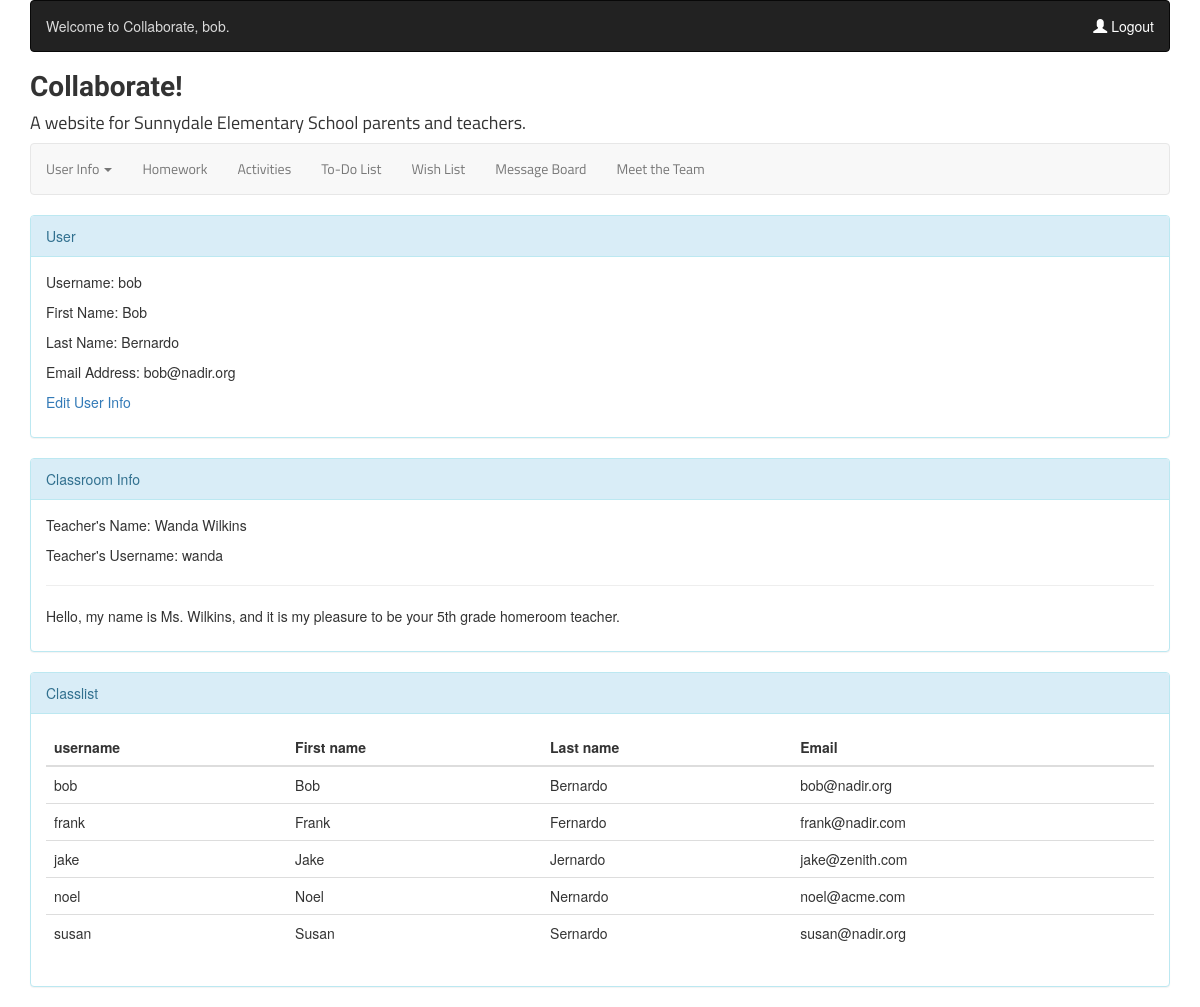
Screenshot of / (signed in) with the database file from the repository.
### pta/models.py (models this page shows)
class Teacher(models.Model):
    user = models.OneToOneField(User, on_delete=models.CASCADE)
    classinfo = models.CharField(max_length=200, blank=True, null=True)
    def __str__(self):
        return self.user.first_name + ' ' + self.user.last_name

class ParentalUnit(models.Model):
    user = models.OneToOneField(User, on_delete=models.CASCADE)
    teacher = models.ForeignKey(Teacher, blank=True, null=True, on_delete=models.SET_NULL)
    def __str__(self):
        return self.user.username

### pta/views.py (the view, shortened to what this page needs)
# urls.py: url(r'^$', pta_views.homepage, name='homepage'),
@login_required()
def homepage(request):
    myContext = {}
    myContext['nbar'] = 'home'
    try:
        parental = ParentalUnit.objects.get(user=request.user)
    except ParentalUnit.DoesNotExist:
        parental = None
    if parental:
        parentlist = ParentalUnit.objects.filter(teacher=parental.teacher)
        myContext = {'parentalunit': parental, 'teacher': parental.teacher, 'parentlist': parentlist,}
    return render(request, 'pta/home.html', myContext)

### pta/templates/pta/home.html (shortened to what this page needs)
{% extends "pta/base.html" %}
{% block content %}
    <div class="panel panel-info">
        <div class="panel-heading">
            User
        </div>
        <div class="panel-body">
            <p>Username: {{ user }}</p>
            <p>First Name: {{ user.first_name }}</p>
            <p>Last Name: {{ user.last_name }}</p>
            <p>Email Address: {{ user.email }}</p>
            <p><a href="{% url 'edituser' %}">Edit User Info</a></p>
        </div>
    </div>
    <div class="panel panel-info">
        <div class="panel-heading">
            Classroom Info
        </div>
        <div class="panel-body">
            {% if teacher %}
                <p>Teacher's Name: {{ teacher }}</p>
                <p>Teacher's Username: {{ teacher.user }}</p>
                <hr/>
                <p>{{ teacher.classinfo }}</p>
            {% else %}
                <p>No classroom info to display for this user.</p>
            {% endif %}
        </div>
    </div>
    {% if parentlist %}
        <div class="panel panel-info">
            <div class="panel-heading">
                Classlist
            </div>
            <div class="panel-body">
                <table class="table">
                    <thead>
                    <tr>
                        <th>username</th>
                        <th>First name</th>
                        <th>Last name</th>
                        <th>Email</th>
                    </tr>
                    </thead>
                    <tbody>
                    {% for par in parentlist %}
                        <tr>
                            <td>{{ par }}</td>
                            <td>{{ par.user.first_name }}</td>
                            <td>{{ par.user.last_name }}</td>
                            <td>{{ par.user.email }}</td>
                        </tr>
                    {% endfor %}
                    </tbody>
                </table>
            </div>
        </div>
    {% endif %}
{% endblock %}

### pta/templates/pta/base.html (shortened to what this page needs)
{% load staticfiles %}
<!DOCTYPE html>
<html lang="en">
<head>
    <link rel="stylesheet" href="https://maxcdn.bootstrapcdn.com/bootstrap/3.3.7/css/bootstrap.min.css">
    <link rel="stylesheet" href="{% static 'pta/styles.css' %}" />
</head>
<body>
<div class="container">
    <header>
        <div id="topHeaderRow">
            <nav class="navbar navbar-inverse">
                <div class="navbar-header">
                    <div class="navbar-text">
                        {% if user.is_authenticated %}
                            Welcome to Collaborate, {{ user.username }}.
                        {% else %}
                            Welcome to Collaborate.  Please log in.
                        {% endif %}
                    </div>
                </div>
                <div class="collapse navbar-collapse" id="topNavbar">
                    <ul class="nav navbar-nav navbar-right">
                        {% if user.is_authenticated %}
                            <li><a href="{% url 'logout' %}"><span class="glyphicon glyphicon-user"></span> Logout</a></li>
                        {% else %}
                            <li><a href="{% url 'login' %}"><span class="glyphicon glyphicon-user"></span> Login</a></li>
                            <li><a href="{% url 'signup' %}"><span class="glyphicon glyphicon-user"></span> Create an account</a></li>
                        {% endif %}
                    </ul>
                </div>
            </nav>
        </div>
    </header>
    {% if user.is_authenticated %}
        <div id="logoRow">
            <h1>Collaborate!</h1>
            <h4>A website for Sunnydale Elementary School parents and teachers.</h4>
        </div>
    {% endif %}
    <div id="mainNavigationRow">
        <nav class="navbar navbar-default">
            <ul class="nav navbar-nav">
                <li class="{% if nbar == 'home' %}active dropdown{% endif %}">
                    <a class="dropdown-toggle" data-toggle="dropdown" href="#">User Info
                        <span class="caret"></span></a>
                </li>
                <li class="{% if nbar == 'homework' %}active{% endif %}"><a href="{% url 'homework' %}">Homework</a></li>
                <li><a href="#">Activities</a></li>
                <li class="{% if nbar == 'todo' %}active{% endif %}"><a href="{% url 'todo' %}">To-Do List</a></li>
                <li class="{% if nbar == 'wishlist' %}active{% endif %}"><a href="{% url 'wishlist' %}">Wish List</a></li>
                <li><a href="#">Message Board</a></li>
                <li class="{% if nbar == 'meettheteam' %}active{% endif %}"><a href="{% url 'meettheteam' %}">Meet the Team</a></li>
            </ul>
        </nav>
    </div>
    {% block content %}
    {% endblock %}
</div>
</body>
</html>

### pta/static/pta/styles.css (style rules this page uses)
div#logoRow h1 { font-family: 'Sriracha', cursive; font-size: 2em; font-weight: bold; margin-top: 0; }
div#mainNavigationRow nav ul, h2, h3, h4, .titillium { font-family: 'Titillium Web', sans-serif; }
div#topHeaderRow div.navbar-text { color: #dbdbdb; }
div#topHeaderRow a { color: white; text-decoration: none; }

### rows the page displays
Teacher: user.last_name "Wanda Wilkins", user "wanda", classinfo "Hello, my name is Ms. Wilkins, and it is my pleasure to be your 5th grade homeroom teacher."
ParentalUnit: user.username "bob", user.first_name "Bob", user.last_name "Bernardo", user.email "bob@nadir.org"
ParentalUnit: user.username "frank", user.first_name "Frank", user.last_name "Fernardo", user.email "frank@nadir.com"
ParentalUnit: user.username "jake", user.first_name "Jake", user.last_name "Jernardo", user.email "jake@zenith.com"
ParentalUnit: user.username "noel", user.first_name "Noel", user.last_name "Nernardo", user.email "noel@acme.com"
ParentalUnit: user.username "susan", user.first_name "Susan", user.last_name "Sernardo", user.email "susan@nadir.org"

### other values shown
{{ user.username }} "bob"
{{ user }} "bob"
{{ user.first_name }} "Bob"
{{ user.last_name }} "Bernardo"
{{ user.email }} "bob@nadir.org"
